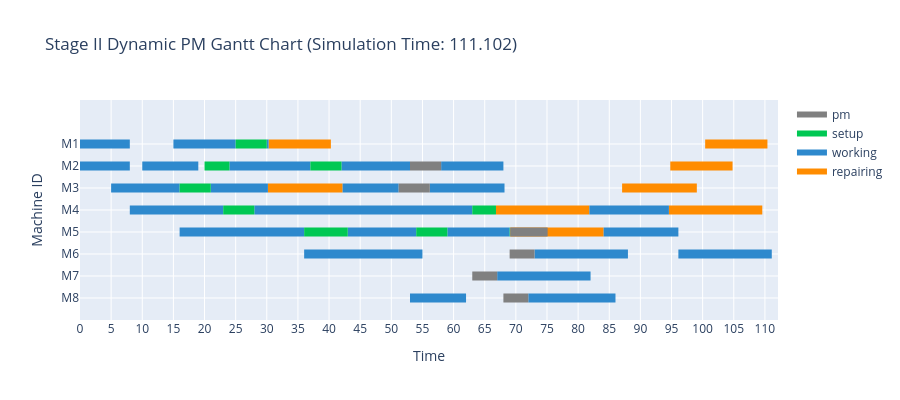

Write notebook code for a chart like this one.
### Code cell
env_stage2.run(until=env_stage2.all_of(job.process for job in jobs_stage2))

# ── Stage II 간트 차트 시각화 ──────────────────────────────────────────────────
fig_stage2 = create_gantt_chart(
    logs=event_logger_stage2.logs,
    max_time=env_stage2.now,
    title=f'Stage II Dynamic PM Gantt Chart (Simulation Time: {round(env_stage2.now, 3)})',
)
fig_stage2.show()

### Figure 1 — Plotly figure (JSON) as saved in the notebook; plotly's stock layout.template omitted (floating-point values rounded to 4 significant figures; data arrays with more than 128 entries replaced by an {"elided": "..."} marker saying what was removed)
{"data": [{"fill": "toself", "fillcolor": "rgb(255, 140, 0)", "hoverinfo": "name", "legendgroup": "rgb(255, 140, 0)", "mode": "none", "name": "repairing", "type": "scatter", "x": [30.29, 40.29, 40.29, 30.29, 30.29, 100.4, 110.4, 110.4, 100.4, 100.4, 94.8, 104.8, 104.8, 94.8, 94.8, 105.5, null, null, 105.5, 105.5, 30.18, 42.18, 42.18, 30.18, 30.18, 87.07, 99.07, 99.07, 87.07, 87.07, 66.81, 81.81, 81.81, 66.81, 66.81, 94.58, 109.6, 109.6, 94.58, 94.58, 69.1, 84.1, 84.1, 69.1], "y": [6.8, 6.8, 7.2, 7.2, null, 6.8, 6.8, 7.2, 7.2, null, 5.8, 5.8, 6.2, 6.2, null, 5.8, 5.8, 6.2, 6.2, null, 4.8, 4.8, 5.2, 5.2, null, 4.8, 4.8, 5.2, 5.2, null, 3.8, 3.8, 4.2, 4.2, null, 3.8, 3.8, 4.2, 4.2, null, 2.8, 2.8, 3.2, 3.2]}, {"fill": "toself", "fillcolor": "rgb(46, 137, 205)", "hoverinfo": "name", "legendgroup": "rgb(46, 137, 205)", "mode": "none", "name": "working", "type": "scatter", "x": {"elided": "134 float values"}, "y": {"elided": "134 float values"}}, {"fill": "toself", "fillcolor": "rgb(0, 200, 83)", "hoverinfo": "name", "legendgroup": "rgb(0, 200, 83)", "mode": "none", "name": "setup", "type": "scatter", "x": [25, 30, 30, 25, 25, 20, 24, 24, 20, 20, 37, 42, 42, 37, 37, 16, 21, 21, 16, 16, 23, 28, 28, 23, 23, 63, 66.81, 66.81, 63, 63, 36, 43, 43, 36, 36, 54, 59, 59, 54, 54, 69, 69.1, 69.1, 69], "y": [6.8, 6.8, 7.2, 7.2, null, 5.8, 5.8, 6.2, 6.2, null, 5.8, 5.8, 6.2, 6.2, null, 4.8, 4.8, 5.2, 5.2, null, 3.8, 3.8, 4.2, 4.2, null, 3.8, 3.8, 4.2, 4.2, null, 2.8, 2.8, 3.2, 3.2, null, 2.8, 2.8, 3.2, 3.2, null, 2.8, 2.8, 3.2, 3.2]}, {"fill": "toself", "fillcolor": "rgb(128, 128, 128)", "hoverinfo": "name", "legendgroup": "rgb(128, 128, 128)", "mode": "none", "name": "pm", "type": "scatter", "x": [53, 58, 58, 53, 53, 51.18, 56.18, 56.18, 51.18, 51.18, 69.1, 75.1, 75.1, 69.1, 69.1, 69, 73, 73, 69, 69, 63, 67, 67, 63, 63, 68, 72, 72, 68], "y": [5.8, 5.8, 6.2, 6.2, null, 4.8, 4.8, 5.2, 5.2, null, 2.8, 2.8, 3.2, 3.2, null, 1.8, 1.8, 2.2, 2.2, null, 0.8, 0.8, 1.2, 1.2, null, -0.2, -0.2, 0.2, 0.2]}, {"legendgroup": "rgb(0, 200, 83)", "marker": {"color": "rgb(0, 200, 83)", "opacity": 0, "size": 1}, "mode": "markers", "name": "", "showlegend": false, "text": ["job: {job_id}\noperation: {op_id}", "job: {job_id}\noperation: {op_id}", "job: {job_id}\noperation: {op_id}", "job: {job_id}\noperation: {op_id}", "job: {job_id}\noperation: {op_id}", "job: {job_id}\noperation: {op_id}", "job: {job_id}\noperation: {op_id}", "job: {job_id}\noperation: {op_id}", "job: {job_id}\noperation: {op_id}", "job: {job_id}\noperation: {op_id}", "job: {job_id}\noperation: {op_id}", "job: {job_id}\noperation: {op_id}", "job: {job_id}\noperation: {op_id}", "job: {job_id}\noperation: {op_id}", "job: {job_id}\noperation: {op_id}", "job: {job_id}\noperation: {op_id}", "job: {job_id}\noperation: {op_id}", "job: {job_id}\noperation: {op_id}"], "type": "scatter", "x": [25, 30, 20, 24, 37, 42, 16, 21, 23, 28, 63, 66.81, 36, 43, 54, 59, 69, 69.1], "y": [7, 7, 6, 6, 6, 6, 5, 5, 4, 4, 4, 4, 3, 3, 3, 3, 3, 3]}, {"legendgroup": "rgb(128, 128, 128)", "marker": {"color": "rgb(128, 128, 128)", "opacity": 0, "size": 1}, "mode": "markers", "name": "", "showlegend": false, "text": ["None", "None", "None", "None", "None", "None", "None", "None", "None", "None", "None", "None"], "type": "scatter", "x": [53, 58, 51.18, 56.18, 69.1, 75.1, 69, 73, 63, 67, 68, 72], "y": [6, 6, 5, 5, 3, 3, 2, 2, 1, 1, 0, 0]}, {"legendgroup": "rgb(255, 140, 0)", "marker": {"color": "rgb(255, 140, 0)", "opacity": 0, "size": 1}, "mode": "markers", "name": "", "showlegend": false, "text": ["None", "None", "None", "None", "None", "None", "None", "None", "None", "None", "None", "None", "None", "None", "None", "None", "None", "None"], "type": "scatter", "x": [30.29, 40.29, 100.4, 110.4, 94.8, 104.8, 105.5, null, 30.18, 42.18, 87.07, 99.07, 66.81, 81.81, 94.58, 109.6, 69.1, 84.1], "y": [7, 7, 7, 7, 6, 6, 6, 6, 5, 5, 5, 5, 4, 4, 4, 4, 3, 3]}, {"legendgroup": "rgb(46, 137, 205)", "marker": {"color": "rgb(46, 137, 205)", "opacity": 0, "size": 1}, "mode": "markers", "name": "", "showlegend": false, "text": ["job: J2\noperation: J2_O1", "job: J2\noperation: J2_O1", "job: J6\noperation: J6_O1", "job: J6\noperation: J6_O1", "job: J7\noperation: J7_O1", "job: J7\noperation: J7_O1", "job: J1\noperation: J1_O1", "job: J1\noperation: J1_O1", "job: J5\noperation: J5_O1", "job: J5\noperation: J5_O1", "job: J8\noperation: J8_O1", "job: J8\noperation: J8_O1", "job: J1\noperation: J1_O3", "job: J1\noperation: J1_O3", "job: J5\noperation: J5_O3", "job: J5\noperation: J5_O3", "job: J4\noperation: J4_O1", "job: J4\noperation: J4_O1", "job: J3\noperation: J3_O1", "job: J3\noperation: J3_O1", "job: J9\noperation: J9_O1", "job: J9\noperation: J9_O1", "job: J10\noperation: J10_O1", "job: J10\noperation: J10_O1", "job: J1\noperation: J1_O2", "job: J1\noperation: J1_O2", "job: J2\noperation: J2_O2", "job: J2\noperation: J2_O2", "job: J8\noperation: J8_O2", "job: J8\noperation: J8_O2", "job: J9\noperation: J9_O2", "job: J9\noperation: J9_O2", "job: J4\noperation: J4_O2", "job: J4\noperation: J4_O2", "job: J5\noperation: J5_O2", "job: J5\noperation: J5_O2", "job: J6\noperation: J6_O2", "job: J6\noperation: J6_O2", "job: J10\noperation: J10_O2", "job: J10\noperation: J10_O2", "job: J4\noperation: J4_O3", "job: J4\noperation: J4_O3", "job: J2\noperation: J2_O3", "job: J2\noperation: J2_O3", "job: J6\noperation: J6_O3", "job: J6\noperation: J6_O3", "job: J10\noperation: J10_O3", "job: J10\noperation: J10_O3", "job: J8\noperation: J8_O3", "job: J8\noperation: J8_O3", "job: J1\noperation: J1_O4", "job: J1\noperation: J1_O4", "job: J5\noperation: J5_O4", "job: J5\noperation: J5_O4"], "type": "scatter", "x": [0, 8, 15, 25, 30, 30.29, 0, 8, 10, 19, 24, 37, 42, 53, 58, 68, 5, 16, 21, 30.18, 42.18, 51.18, 56.18, 68.18, 8, 23, 28, 43, 43, 63, 81.81, 94.58, 16, 36, 43, 54, 59, 69, 84.1, 96.1, 36, 47, 47, 55, 73, 88, 96.1, 111.1, 67, 82, 53, 62, 72, 86], "y": [7, 7, 7, 7, 7, 7, 6, 6, 6, 6, 6, 6, 6, 6, 6, 6, 5, 5, 5, 5, 5, 5, 5, 5, 4, 4, 4, 4, 4, 4, 4, 4, 3, 3, 3, 3, 3, 3, 3, 3, 2, 2, 2, 2, 2, 2, 2, 2, 1, 1, 0, 0, 0, 0]}], "layout": {"bargap": 1, "bargroupgap": 1, "height": 400, "hovermode": "closest", "legend": {"traceorder": "reversed"}, "showlegend": true, "title": {"text": "Stage II Dynamic PM Gantt Chart (Simulation Time: 111.102)"}, "xaxis": {"dtick": 5, "range": [0, 112.1], "rangeselector": {"buttons": [{"count": 7, "label": "1w", "step": "day", "stepmode": "backward"}, {"count": 1, "label": "1m", "step": "month", "stepmode": "backward"}, {"count": 6, "label": "6m", "step": "month", "stepmode": "backward"}, {"count": 1, "label": "YTD", "step": "year", "stepmode": "todate"}, {"count": 1, "label": "1y", "step": "year", "stepmode": "backward"}, {"step": "all"}]}, "showgrid": true, "title": {"text": "Time"}, "type": "linear", "zeroline": false}, "yaxis": {"autorange": false, "range": [-1, 9], "showgrid": true, "ticktext": ["M8", "M7", "M6", "M5", "M4", "M3", "M2", "M1"], "tickvals": [0, 1, 2, 3, 4, 5, 6, 7], "title": {"text": "Machine ID"}, "zeroline": false}}}
